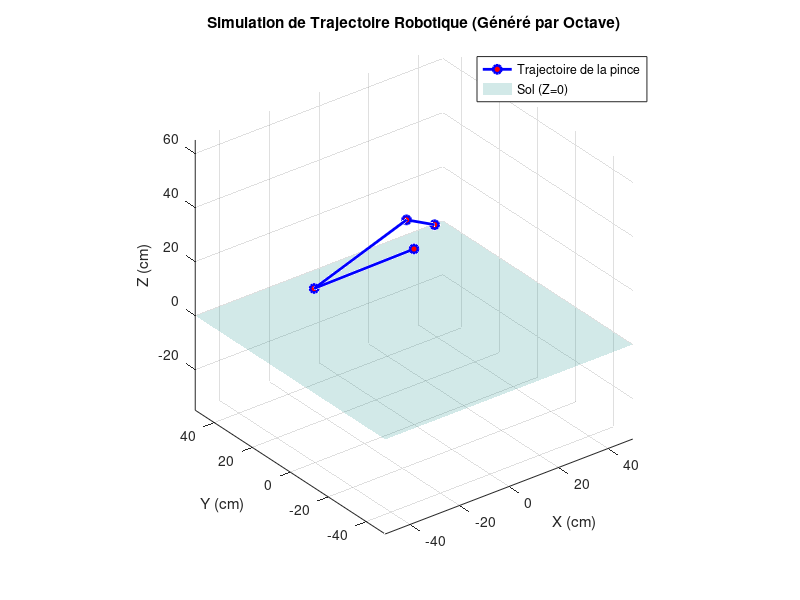

The MATLAB script that drew this image:

waypoints = [
    35.78, 35.78, 10.0;  % Point de départ
    20.00, 30.00, 20.0;  % Point de prise
    -25.00, 20.00, 15.0; % Point de dépose
    0.00, 0.00, 30.0     % Retour
];

% 2. Tracé de la trajectoire
figure;
hold on;
grid on;
view(3);

% Dessiner les lignes entre les points
plot3(waypoints(:,1), waypoints(:,2), waypoints(:,3), '-o', 'LineWidth', 2, 'Color', 'b', 'MarkerFaceColor', 'r');

% Ajouter le sol (Z=0)
[X, Y] = meshgrid(-50:5:50, -50:5:50);
Z = zeros(size(X));
surf(X, Y, Z, 'FaceAlpha', 0.2, 'EdgeColor', 'none');

% Mise en forme du graphique
xlabel('X (cm)');
ylabel('Y (cm)');
zlabel('Z (cm)');
title('Simulation de Trajectoire Robotique (Généré par Octave)');
legend('Trajectoire de la pince', 'Sol (Z=0)');
axis equal;

disp('Simulation terminée. Regarde le graphique !');
